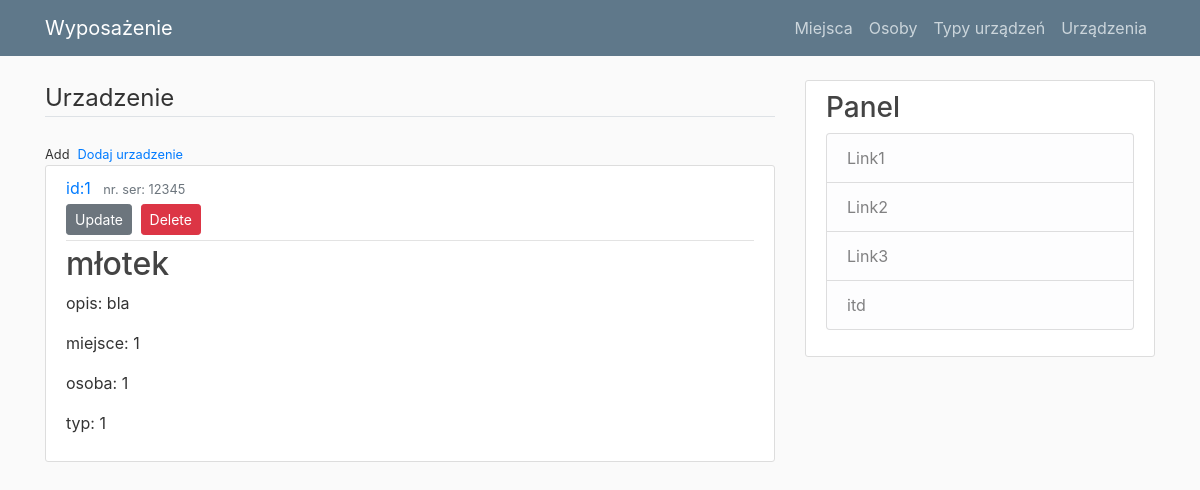
The page /pokazurzadzenie/1 on the database as committed earlier.
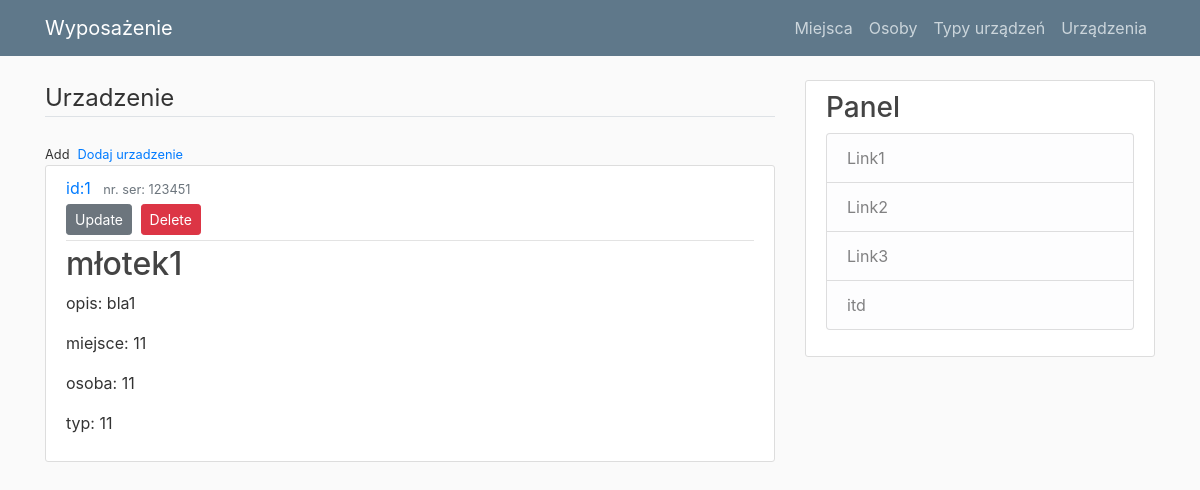
The same page on the database as committed later.
### wyposazenie/models.py (models this page shows)
class Urzadzenia(db.Model):
    id_urzadzenie = db.Column(db.Integer, primary_key = True)
    nr_seryjny = db.Column(db.String(60))
    nazwa_urzadzenia = db.Column(db.String(60), unique = True)
    id_miejsce = db.Column(db.Integer, db.ForeignKey("miejsca.id_miejsce"), nullable = False)
    id_osoba = db.Column(db.Integer, db.ForeignKey("osoby.id_osoba"), nullable=False)
    opis = db.Column(db.String(150))
    id_typ_urzadzenia = db.Column(db.Integer, db.ForeignKey("typy_urzadzen.id_typ_urzadzenia"), nullable=False)

### wyposazenie/routes.py (the view)
@app.route("/pokazurzadzenie/<int:id_urzadzenie>", methods=['GET', 'POST'])
def pokazurzadzenie(id_urzadzenie):
    urzadzenie_query = Urzadzenia.query.get_or_404(id_urzadzenie)
    return render_template("pokaz_urzadzenie.html", urzadzenie = urzadzenie_query )

### wyposazenie/templates/pokaz_urzadzenie.html (shortened to what this page needs)
{% extends "layout.html" %}
{% block content %}
<legend class="border-bottom mb-4">Urzadzenie</legend>
<div>
    <small class="text muted">
        Add<a class="ml-2" href="{{ url_for('dodajurzadzenie') }}">Dodaj urzadzenie</a>
    </small>
</div>
<article class="media content-section">
    <div class="media-body">
        <div class="article-metadata">
            <a class="mr-2" href="#">id:{{ urzadzenie.id_urzadzenie }}</a>
            <small class="text-muted">nr. ser: {{ urzadzenie.nr_seryjny}}</small>
            <div>
                <a class="btn btn-secondary btn-sm mt-1 mb-1"
                   href="{{ url_for('update_urzadzenie', id_urzadzenie=urzadzenie.id_urzadzenie) }}">Update</a>
                <button type="button" class="btn btn-danger btn-sm m-1" data-toggle="modal" data-target="#deleteModal">
                    Delete
                </button>
            </div>
        </div>
        <h2 class="article-title">{{ urzadzenie.nazwa_urzadzenia }}</h2>
        <p class="article-content">opis: {{ urzadzenie.opis }}</p>
        <p class="article-content">miejsce: {{ urzadzenie.id_miejsce }}</p>
        <p class="article-content">osoba: {{ urzadzenie.id_osoba }}</p>
        <p class="article-content">typ: {{ urzadzenie.id_typ_urzadzenia }}</p>
    </div>
</article>
{%  endblock content %}

### wyposazenie/templates/layout.html (shortened to what this page needs)
<!DOCTYPE html>
<head>
    <link rel="stylesheet" href="https://stackpath.bootstrapcdn.com/bootstrap/4.4.1/css/bootstrap.min.css"
>
    <link rel="stylesheet" type="text/css" href="{{ url_for('static', filename='main.css') }}">
</head>
<body>
<header class="site-header">
    <nav class="navbar navbar-expand-md navbar-dark bg-steel fixed-top">
        <div class="container">
            <a class="navbar-brand mr-4" href="/">Wyposażenie</a>
            <div class="collapse navbar-collapse" id="navbarToggle">
                <div class="navbar-nav">
                    <a class="nav-item nav-link" href="/pokazmiejsca">Miejsca</a>
                </div>
                <div class="navbar-nav">
                    <a class="nav-item nav-link" href="/pokazosoby">Osoby</a>
                </div>
                <div class="navbar-nav">
                    <a class="nav-item nav-link" href="/pokaztypyurzadzen">Typy urządzeń</a>
                </div>
                <div class="navbar-nav">
                    <a class="nav-item nav-link" href="/pokazurzadzenia">Urządzenia</a>
                </div>
            </div>
        </div>
    </nav>
</header>
<main role="main" class="container">
    <div class="row">
        <div class="col-md-8">
            {% block content %}{% endblock %}
        </div>
        <div class="col-md-4">
            <div class="content-section">
                <h3>Panel</h3>
                <ul class="list-group">
                    <li class="list-group-item list-group-item-light">Link1</li>
                    <li class="list-group-item list-group-item-light">Link2</li>
                    <li class="list-group-item list-group-item-light">Link3</li>
                    <li class="list-group-item list-group-item-light">itd</li>
                </ul>
            </div>
        </div>
    </div>
</main>
</body>
</html>

### wyposazenie/static/main.css (style rules this page uses)
body { background: #fafafa; color: #333333; margin-top: 5rem; }
h1, h2, h3, h4, h5, h6 { color: #444444; }
.bg-steel { background-color: #5f788a; }
.site-header .navbar-nav .nav-link { color: #cbd5db; }
.content-section { background: #ffffff; padding: 10px 20px; border: 1px solid #dddddd; border-radius: 3px; margin-bottom: 20px; }
.article-title { color: #444444; }
.article-content { white-space: pre-line; }
.article-metadata { padding-bottom: 1px; margin-bottom: 4px; border-bottom: 1px solid #e3e3e3 }

Rows that differ between the two databases and show on the page:
changed Urzadzenia id 1: nr_seryjny "12345" → "123451"; nazwa_urzadzenia "młotek" → "młotek1"; opis "bla" → "bla1"; id_miejsce "1" → "11"; id_osoba "1" → "11"; id_typ_urzadzenia "1" → "11"
